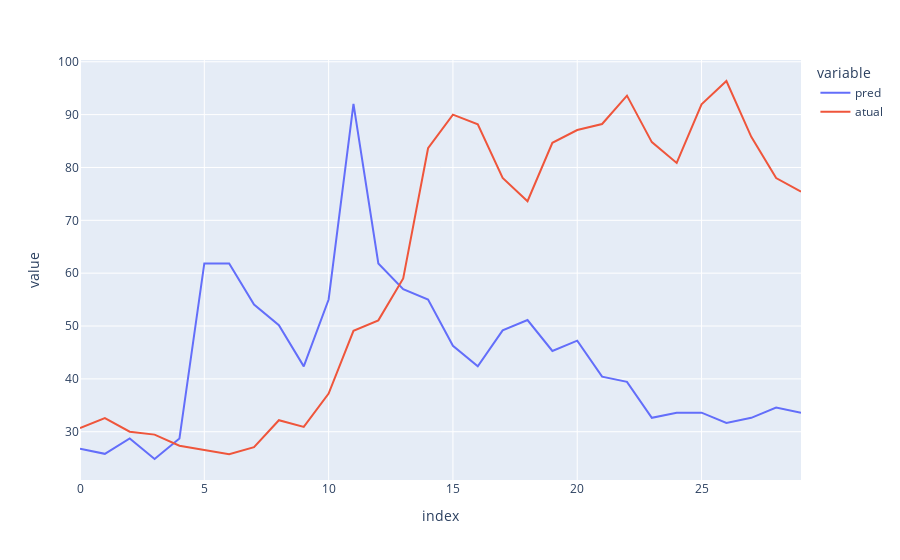

Here is the notebook cell this chart was saved with:
### Code cell
fig = px.line(compara2,x=compara2.index,y=['pred','atual'])
fig.show()

### Figure 1 — Plotly figure (JSON) as saved in the notebook; plotly's stock layout.template omitted (floating-point values rounded to 4 significant figures)
{"data": [{"hovertemplate": "variable=pred<br>index=%{x}<br>value=%{y}<extra></extra>", "legendgroup": "pred", "line": {"color": "#636efa", "dash": "solid"}, "marker": {"symbol": "circle"}, "mode": "lines", "name": "pred", "orientation": "v", "showlegend": true, "type": "scatter", "x": [0, 1, 2, 3, 4, 5, 6, 7, 8, 9, 10, 11, 12, 13, 14, 15, 16, 17, 18, 19, 20, 21, 22, 23, 24, 25, 26, 27, 28, 29], "xaxis": "x", "y": [26.79, 25.81, 28.73, 24.84, 28.73, 61.84, 61.84, 54.05, 50.15, 42.36, 55.02, 92.02, 61.84, 56.97, 55.02, 46.26, 42.36, 49.18, 51.13, 45.29, 47.23, 40.42, 39.44, 32.63, 33.6, 33.6, 31.66, 32.63, 34.58, 33.6], "yaxis": "y"}, {"hovertemplate": "variable=atual<br>index=%{x}<br>value=%{y}<extra></extra>", "legendgroup": "atual", "line": {"color": "#EF553B", "dash": "solid"}, "marker": {"symbol": "circle"}, "mode": "lines", "name": "atual", "orientation": "v", "showlegend": true, "type": "scatter", "x": [0, 1, 2, 3, 4, 5, 6, 7, 8, 9, 10, 11, 12, 13, 14, 15, 16, 17, 18, 19, 20, 21, 22, 23, 24, 25, 26, 27, 28, 29], "xaxis": "x", "y": [30.71, 32.59, 30, 29.45, 27.35, 26.54, 25.75, 27.09, 32.18, 30.91, 37.22, 49.09, 51.07, 58.99, 83.64, 89.99, 88.17, 78.01, 73.62, 84.67, 87.08, 88.23, 93.59, 84.8, 80.85, 91.95, 96.36, 85.8, 78, 75.42], "yaxis": "y"}], "layout": {"legend": {"title": {"text": "variable"}, "tracegroupgap": 0}, "margin": {"t": 60}, "xaxis": {"anchor": "y", "domain": [0, 1], "title": {"text": "index"}}, "yaxis": {"anchor": "x", "domain": [0, 1], "title": {"text": "value"}}}}
